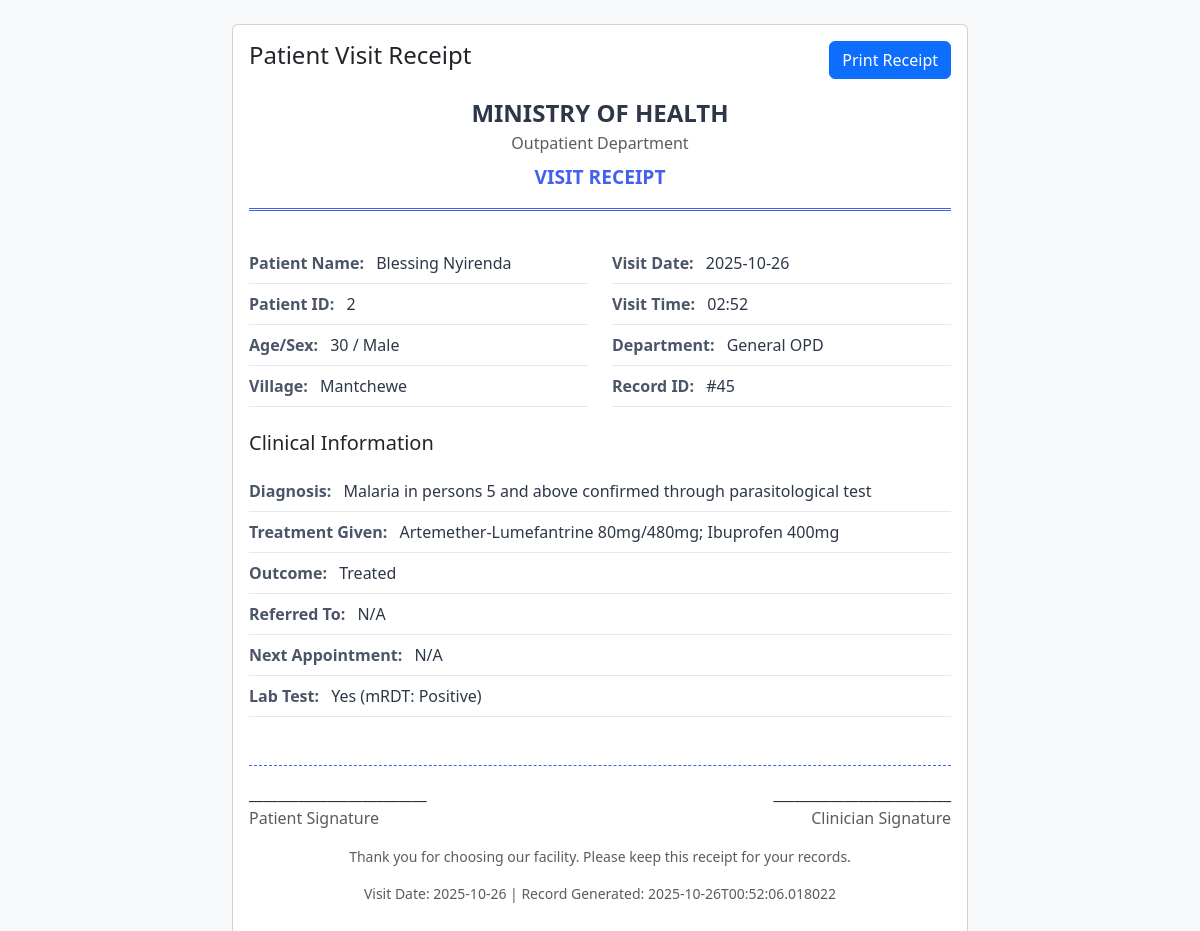
The page /opd/receipt/45 (signed in) on the database its author committed.
### tables this page shows
CREATE TABLE opd_visits (
            id INTEGER PRIMARY KEY AUTOINCREMENT,
            visit_date TEXT,
            visit_time TEXT,
            patient_id TEXT,
            age INTEGER,
            sex TEXT,
            village TEXT,
            department TEXT,
            chief_complaint TEXT,
            diagnosis TEXT,
            treatment_given TEXT,
            outcome TEXT,
            referred_to TEXT,
            next_appointment TEXT,
            entered_by TEXT,
            timestamp TEXT
        , patient_name TEXT, lab_tested TEXT, lab_result TEXT, malaria_classification TEXT, lab_test_type TEXT, diagnosis_code TEXT NOT NULL DEFAULT '');

### app.py (the view)
@app.route('/opd/receipt/<int:id>')
@login_required
def print_receipt(id):
    conn = get_db()
    c = conn.cursor()
    c.execute("SELECT * FROM opd_visits WHERE id = ?", (id,))
    row = c.fetchone()
    if not row:
        flash('Record not found.', 'danger')
        return redirect(url_for('opd_view'))
    columns = [desc[0] for desc in c.description]
    record = dict(zip(columns, row))
    conn.close()
    return render_template('receipt.html', record=record)

### app.py (called while the page is built)
@login_manager.user_loader
def load_user(user_id):
    for u in USERS.values():
        if str(u.id) == str(user_id):
            return u
    return None

def get_db():
    return sqlite3.connect(os.path.join(os.path.dirname(__file__), 'opd.db'))

### templates/receipt.html (shortened to what this page needs)
<!DOCTYPE html>
<html lang="en">
<head>
    <link href="https://cdn.jsdelivr.net/npm/bootstrap@5.3.0/dist/css/bootstrap.min.css" rel="stylesheet">
</head>
<body class="bg-light">
    <div class="container py-4">
        <div class="row justify-content-center">
            <div class="col-md-8">
                <div class="card">
                    <div class="card-body">
                        <div class="d-flex justify-content-between align-items-start mb-3 no-print">
                            <h4>Patient Visit Receipt</h4>
                            <button onclick="window.print()" class="btn btn-primary">
                                 Print Receipt
                            </button>
                        </div>
                        <div class="receipt-header text-center">
                            <div class="facility-name">MINISTRY OF HEALTH</div>
                            <div class="text-muted">Outpatient Department</div>
                            <div class="receipt-title mt-2">VISIT RECEIPT</div>
                        </div>
                        <div class="row mb-4">
                            <div class="col-md-6">
                                <div class="info-row">
                                    <span class="label">Patient Name:</span>
                                    <span class="value ms-2">{{ record.patient_name or 'N/A' }}</span>
                                </div>
                                <div class="info-row">
                                    <span class="label">Patient ID:</span>
                                    <span class="value ms-2">{{ record.patient_id or 'N/A' }}</span>
                                </div>
                                <div class="info-row">
                                    <span class="label">Age/Sex:</span>
                                    <span class="value ms-2">{{ record.age or 'N/A' }} / {{ record.sex or 'N/A' }}</span>
                                </div>
                                <div class="info-row">
                                    <span class="label">Village:</span>
                                    <span class="value ms-2">{{ record.village or 'N/A' }}</span>
                                </div>
                            </div>
                            <div class="col-md-6">
                                <div class="info-row">
                                    <span class="label">Visit Date:</span>
                                    <span class="value ms-2">{{ record.visit_date or 'N/A' }}</span>
                                </div>
                                <div class="info-row">
                                    <span class="label">Visit Time:</span>
                                    <span class="value ms-2">{{ record.visit_time or 'N/A' }}</span>
                                </div>
                                <div class="info-row">
                                    <span class="label">Department:</span>
                                    <span class="value ms-2">{{ record.department or 'N/A' }}</span>
                                </div>
                                <div class="info-row">
                                    <span class="label">Record ID:</span>
                                    <span class="value ms-2">#{{ record.id }}</span>
                                </div>
                            </div>
                        </div>
                        <h5 class="mb-3">Clinical Information</h5>
                        <div class="info-row">
                            <span class="label">Diagnosis:</span>
                            <span class="value ms-2">{{ record.diagnosis or 'N/A' }}</span>
                        </div>
                        <div class="info-row">
                            <span class="label">Treatment Given:</span>
                            <span class="value ms-2">{{ record.treatment_given or 'N/A' }}</span>
                        </div>
                        <div class="info-row">
                            <span class="label">Outcome:</span>
                            <span class="value ms-2">{{ record.outcome or 'N/A' }}</span>
                        </div>
                        <div class="info-row">
                            <span class="label">Referred To:</span>
                            <span class="value ms-2">{{ record.referred_to or 'N/A' }}</span>
                        </div>
                        <div class="info-row">
                            <span class="label">Next Appointment:</span>
                            <span class="value ms-2">{{ record.next_appointment or 'N/A' }}</span>
                        </div>
                        <div class="info-row">
                            <span class="label">Lab Test:</span>
                            <span class="value ms-2">{{ record.lab_tested or 'N/A' }}
                                {% if record.lab_tested == 'Yes' %}
                                ({{ record.lab_test_type or 'N/A' }}: {{ record.lab_result or 'N/A' }})
                                {% endif %}
                            </span>
                        </div>
                        <div class="signature-area">
                            <div class="row">
                                <div class="col-6">
                                    <div>_________________________</div>
                                    <div class="text-muted">Patient Signature</div>
                                </div>
                                <div class="col-6 text-end">
                                    <div>_________________________</div>
                                    <div class="text-muted">Clinician Signature</div>
                                </div>
                            </div>
                            <div class="mt-3 text-center text-muted small">
                                <p>Thank you for choosing our facility. Please keep this receipt for your records.</p>
                                <p>Visit Date: {{ record.visit_date or 'N/A' }} | Record Generated: {{ record.timestamp or 'N/A' }}</p>
                            </div>
                        </div>
                    </div>
                </div>
            </div>
        </div>
    </div>
</body>
</html>

### templates/receipt.html (style rules this page uses)
.receipt-header { border-bottom: 3px double #4361ee; padding-bottom: 1rem; margin-bottom: 2rem; }
.facility-name { font-size: 1.5rem; font-weight: bold; color: #2d3748; }
.receipt-title { font-size: 1.2rem; font-weight: 600; color: #4361ee; }
.info-row { padding: 0.5rem 0; border-bottom: 1px solid #e2e8f0; }
.label { font-weight: 600; color: #4a5568; }
.value { color: #2d3748; }
.signature-area { margin-top: 3rem; padding-top: 1rem; border-top: 1px dashed #4361ee; }

### rows shown on the page
opd_visits: patient_name "Blessing Nyirenda", patient "2", age "30", sex "Male", village "Mantchewe", visit_date "2025-10-26", visit_time "02:52", department "General OPD", id "45", diagnosis "Malaria in persons 5 and above confirmed through parasitological test", treatment_given "Artemether-Lumefantrine 80mg/480mg; Ibuprofen 400mg", outcome "Treated", referred_to "N/A", next_appointment "N/A", lab_tested "Yes", lab_test_type "mRDT", lab_result "Positive", timestamp "2025-10-26T00:52:06.018022"
